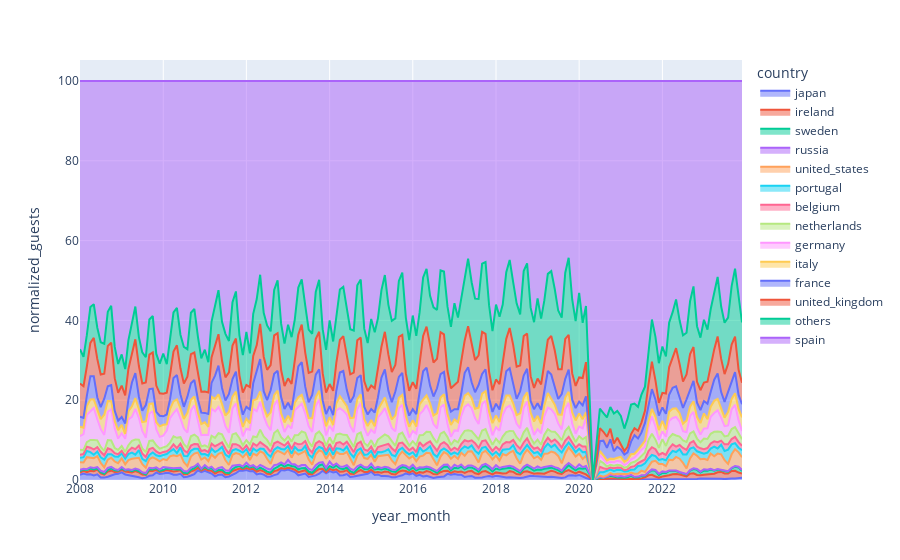

Here is the notebook cell this chart was saved with:
### Code cell
px.area(
    data_frame = df_.sort_values(by = 'normalized_guests', ascending= True),
    x = 'year_month',
    y = 'normalized_guests',
    color = 'country'
)

### Figure 1 — Plotly figure (JSON) as saved in the notebook; plotly's stock layout.template omitted (floating-point values rounded to 4 significant figures; data arrays with more than 128 entries replaced by an {"elided": "..."} marker saying what was removed)
{"data": [{"fillpattern": {"shape": ""}, "hovertemplate": "country=japan<br>year_month=%{x}<br>normalized_guests=%{y}<extra></extra>", "legendgroup": "japan", "line": {"color": "#636efa"}, "marker": {"symbol": "circle"}, "mode": "lines", "name": "japan", "orientation": "v", "showlegend": true, "stackgroup": "1", "type": "scatter", "x": {"elided": "190 str values"}, "xaxis": "x", "y": {"elided": "190 float values"}, "yaxis": "y"}, {"fillpattern": {"shape": ""}, "hovertemplate": "country=ireland<br>year_month=%{x}<br>normalized_guests=%{y}<extra></extra>", "legendgroup": "ireland", "line": {"color": "#EF553B"}, "marker": {"symbol": "circle"}, "mode": "lines", "name": "ireland", "orientation": "v", "showlegend": true, "stackgroup": "1", "type": "scatter", "x": {"elided": "190 str values"}, "xaxis": "x", "y": {"elided": "190 float values"}, "yaxis": "y"}, {"fillpattern": {"shape": ""}, "hovertemplate": "country=sweden<br>year_month=%{x}<br>normalized_guests=%{y}<extra></extra>", "legendgroup": "sweden", "line": {"color": "#00cc96"}, "marker": {"symbol": "circle"}, "mode": "lines", "name": "sweden", "orientation": "v", "showlegend": true, "stackgroup": "1", "type": "scatter", "x": {"elided": "190 str values"}, "xaxis": "x", "y": {"elided": "190 float values"}, "yaxis": "y"}, {"fillpattern": {"shape": ""}, "hovertemplate": "country=russia<br>year_month=%{x}<br>normalized_guests=%{y}<extra></extra>", "legendgroup": "russia", "line": {"color": "#ab63fa"}, "marker": {"symbol": "circle"}, "mode": "lines", "name": "russia", "orientation": "v", "showlegend": true, "stackgroup": "1", "type": "scatter", "x": {"elided": "190 str values"}, "xaxis": "x", "y": {"elided": "190 float values"}, "yaxis": "y"}, {"fillpattern": {"shape": ""}, "hovertemplate": "country=united_states<br>year_month=%{x}<br>normalized_guests=%{y}<extra></extra>", "legendgroup": "united_states", "line": {"color": "#FFA15A"}, "marker": {"symbol": "circle"}, "mode": "lines", "name": "united_states", "orientation": "v", "showlegend": true, "stackgroup": "1", "type": "scatter", "x": {"elided": "190 str values"}, "xaxis": "x", "y": {"elided": "190 float values"}, "yaxis": "y"}, {"fillpattern": {"shape": ""}, "hovertemplate": "country=portugal<br>year_month=%{x}<br>normalized_guests=%{y}<extra></extra>", "legendgroup": "portugal", "line": {"color": "#19d3f3"}, "marker": {"symbol": "circle"}, "mode": "lines", "name": "portugal", "orientation": "v", "showlegend": true, "stackgroup": "1", "type": "scatter", "x": {"elided": "190 str values"}, "xaxis": "x", "y": {"elided": "190 float values"}, "yaxis": "y"}, {"fillpattern": {"shape": ""}, "hovertemplate": "country=belgium<br>year_month=%{x}<br>normalized_guests=%{y}<extra></extra>", "legendgroup": "belgium", "line": {"color": "#FF6692"}, "marker": {"symbol": "circle"}, "mode": "lines", "name": "belgium", "orientation": "v", "showlegend": true, "stackgroup": "1", "type": "scatter", "x": {"elided": "190 str values"}, "xaxis": "x", "y": {"elided": "190 float values"}, "yaxis": "y"}, {"fillpattern": {"shape": ""}, "hovertemplate": "country=netherlands<br>year_month=%{x}<br>normalized_guests=%{y}<extra></extra>", "legendgroup": "netherlands", "line": {"color": "#B6E880"}, "marker": {"symbol": "circle"}, "mode": "lines", "name": "netherlands", "orientation": "v", "showlegend": true, "stackgroup": "1", "type": "scatter", "x": {"elided": "190 str values"}, "xaxis": "x", "y": {"elided": "190 float values"}, "yaxis": "y"}, {"fillpattern": {"shape": ""}, "hovertemplate": "country=germany<br>year_month=%{x}<br>normalized_guests=%{y}<extra></extra>", "legendgroup": "germany", "line": {"color": "#FF97FF"}, "marker": {"symbol": "circle"}, "mode": "lines", "name": "germany", "orientation": "v", "showlegend": true, "stackgroup": "1", "type": "scatter", "x": {"elided": "190 str values"}, "xaxis": "x", "y": {"elided": "190 float values"}, "yaxis": "y"}, {"fillpattern": {"shape": ""}, "hovertemplate": "country=italy<br>year_month=%{x}<br>normalized_guests=%{y}<extra></extra>", "legendgroup": "italy", "line": {"color": "#FECB52"}, "marker": {"symbol": "circle"}, "mode": "lines", "name": "italy", "orientation": "v", "showlegend": true, "stackgroup": "1", "type": "scatter", "x": {"elided": "190 str values"}, "xaxis": "x", "y": {"elided": "190 float values"}, "yaxis": "y"}, {"fillpattern": {"shape": ""}, "hovertemplate": "country=france<br>year_month=%{x}<br>normalized_guests=%{y}<extra></extra>", "legendgroup": "france", "line": {"color": "#636efa"}, "marker": {"symbol": "circle"}, "mode": "lines", "name": "france", "orientation": "v", "showlegend": true, "stackgroup": "1", "type": "scatter", "x": {"elided": "190 str values"}, "xaxis": "x", "y": {"elided": "190 float values"}, "yaxis": "y"}, {"fillpattern": {"shape": ""}, "hovertemplate": "country=united_kingdom<br>year_month=%{x}<br>normalized_guests=%{y}<extra></extra>", "legendgroup": "united_kingdom", "line": {"color": "#EF553B"}, "marker": {"symbol": "circle"}, "mode": "lines", "name": "united_kingdom", "orientation": "v", "showlegend": true, "stackgroup": "1", "type": "scatter", "x": {"elided": "190 str values"}, "xaxis": "x", "y": {"elided": "190 float values"}, "yaxis": "y"}, {"fillpattern": {"shape": ""}, "hovertemplate": "country=others<br>year_month=%{x}<br>normalized_guests=%{y}<extra></extra>", "legendgroup": "others", "line": {"color": "#00cc96"}, "marker": {"symbol": "circle"}, "mode": "lines", "name": "others", "orientation": "v", "showlegend": true, "stackgroup": "1", "type": "scatter", "x": {"elided": "190 str values"}, "xaxis": "x", "y": {"elided": "190 float values"}, "yaxis": "y"}, {"fillpattern": {"shape": ""}, "hovertemplate": "country=spain<br>year_month=%{x}<br>normalized_guests=%{y}<extra></extra>", "legendgroup": "spain", "line": {"color": "#ab63fa"}, "marker": {"symbol": "circle"}, "mode": "lines", "name": "spain", "orientation": "v", "showlegend": true, "stackgroup": "1", "type": "scatter", "x": {"elided": "191 str values"}, "xaxis": "x", "y": {"elided": "191 float values"}, "yaxis": "y"}], "layout": {"legend": {"title": {"text": "country"}, "tracegroupgap": 0}, "margin": {"t": 60}, "xaxis": {"anchor": "y", "domain": [0, 1], "title": {"text": "year_month"}}, "yaxis": {"anchor": "x", "domain": [0, 1], "title": {"text": "normalized_guests"}}}}
